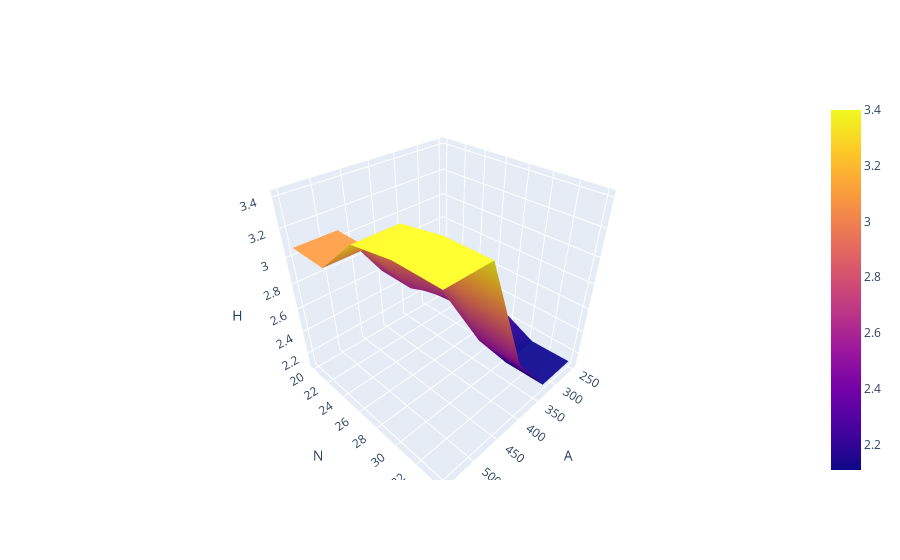

Notebook source saved alongside this figure:
### Code cell
x = data['A'].sort_values()
y = data['N'].sort_values()
xx, yy = np.meshgrid(x, y)
zz = f1(xx, yy)

fig = go.Figure(data =
    go.Surface(
        z=zz,
        x=x,
        y=y
    ))
fig.update_layout(scene = dict(
                    xaxis_title='A',
                    yaxis_title='N',
                    zaxis_title='H'))
fig.show()

### Figure 1 — Plotly figure (JSON) as saved in the notebook; plotly's stock layout.template omitted (floating-point values rounded to 4 significant figures; data arrays with more than 128 entries replaced by an {"elided": "..."} marker saying what was removed)
{"data": [{"type": "surface", "x": [250, 325, 325, 325, 325, 325, 325, 325, 325, 400, 400, 400, 400, 400, 400, 400, 400, 400, 400, 400, 400, 400, 475, 475, 475, 475, 475, 475, 475, 475, 550], "y": [20, 23.5, 23.5, 23.5, 23.5, 23.5, 23.5, 23.5, 23.5, 27, 27, 27, 27, 27, 27, 27, 27, 27, 27, 27, 27, 27, 30.5, 30.5, 30.5, 30.5, 30.5, 30.5, 30.5, 30.5, 34], "z": {"elided": "31x31 float values"}}], "layout": {"scene": {"xaxis": {"title": {"text": "A"}}, "yaxis": {"title": {"text": "N"}}, "zaxis": {"title": {"text": "H"}}}}}
